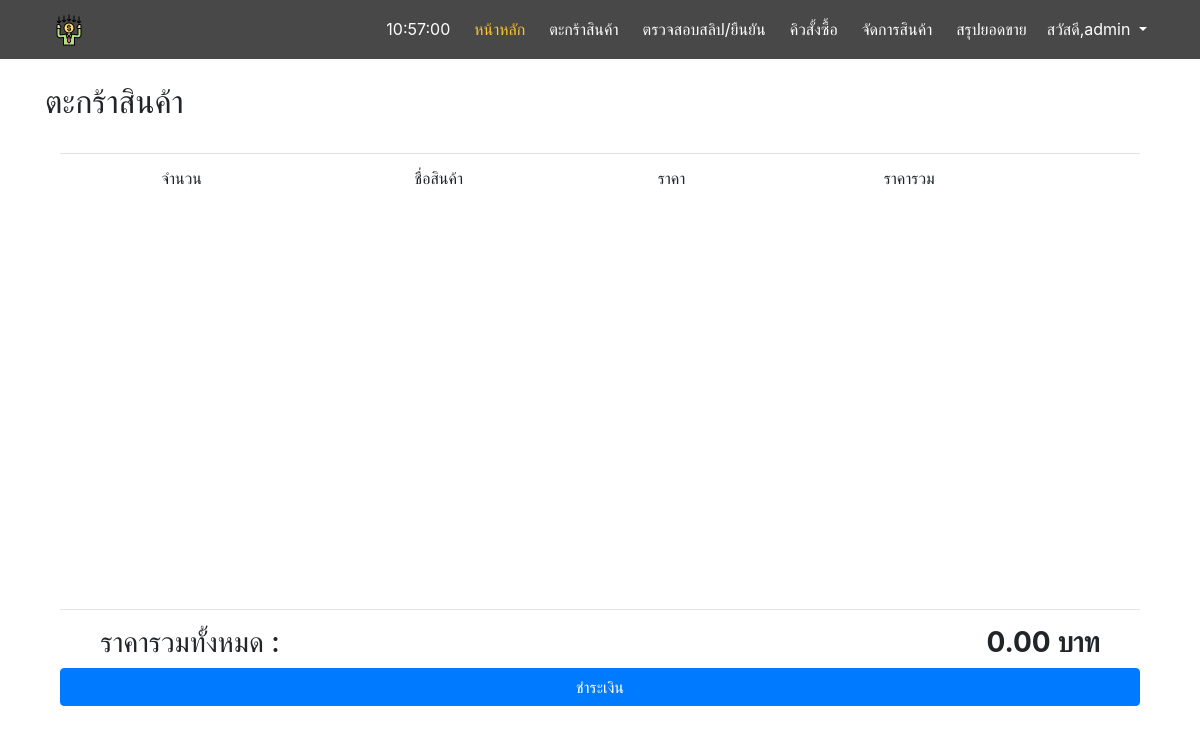
/basket/ (signed in), run on an earlier commit of the app's database.
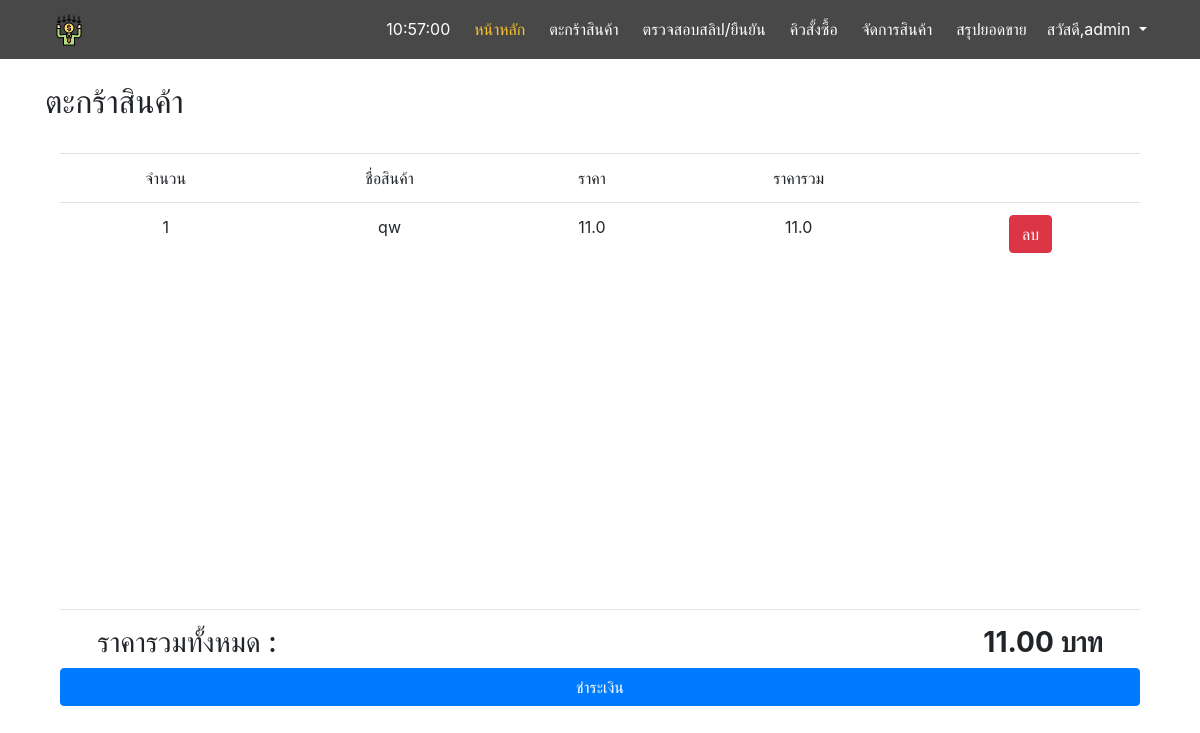
And on a later commit of the database.
### main/models.py (models this page shows, shortened)
class Order_items(models.Model):
    item_no = models.ForeignKey(Product, on_delete=models.PROTECT,null=True)
    unit = models.IntegerField()
    price = models.FloatField()
    item_price = models.FloatField()

class Product(models.Model):
    type = models.ForeignKey(Type, on_delete=models.PROTECT,null=True)
    name = models.CharField(max_length=255)
    description = models.CharField(max_length=255,null=True)
    price = models.FloatField()
    stock = models.IntegerField()
    picture = models.ImageField(default='product_pic/default.png',upload_to='product_pic',null=True,blank=True)

### main/views.py (the view)
# urls.py: path('basket/',views.basket,name='basket'),
@login_required
@permission_required('main.order_items.Can_view_order_items')
def basket(request):
    basket = Order_items.objects.all()
    total = 0
    for i in basket:
        total += i.item_price
    context={
        'basket':basket,
        'total': total
    }
    return render(request, 'main/basket.html',context=context)

### main/templates/main/basket.html (shortened to what this page needs)
{% extends 'base.html' %}
{% block content %}
    <h2>ตะกร้าสินค้า</h2><br>
    <div class='container text-center'>
        <div class='table-area'>
            <table class='table'>
                <tr>
                    <td>จำนวน</td>
                    <td>ชื่อสินค้า</td>
                    <td>ราคา</td>
                    <td>ราคารวม</td>
                    <td></td>
                </tr>
                {% for c in basket %}
                <tr>
                    <td>{{c.unit}}</td>
                    <td>{{c.item_no.name}}</td>
                    <td>{{c.item_no.price}}</td>
                    <td>{{c.item_price}}</td>
                    <td>
                    <a href="{% url 'deletetobasket' basket_id=c.id %}">
                        <div class='btn btn-danger'>ลบ</div>
                    </a>
                    </td>
                </tr>
                {% endfor %}
            </table>
        </div>
        <hr>
        <h3>ราคารวมทั้งหมด :<b class='pad'> {{total|stringformat:".2f"}} บาท</b></h3>
        <a href='{% url 'payment' %}'>
            <div class='btn btn-primary col'>ชำระเงิน</div>
        </a>
    </div>
{% endblock %}

What changed in the data, as far as the page shows it:
added Order_items: unit "1", item_no.name "qw", item_no.price "11.0", item_price "11.0"
Also different on the page:
{{ total|stringformat:".2f" }}: "0.00" → "11.00"
